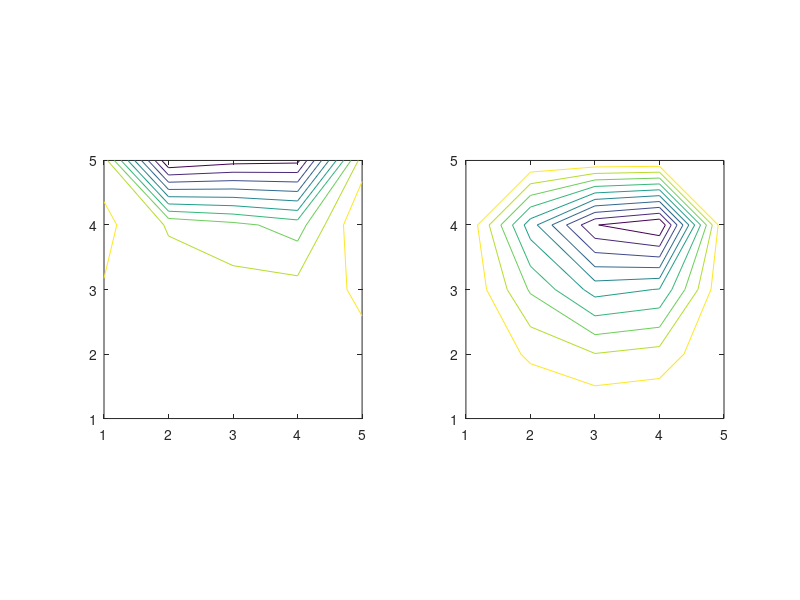

Source code (MATLAB):
clf;clear;clc;
% Problem Paramters
Re = 100;
nu=1/Re;                                            % Kinematic viscosity
ul=1;                                               % Lid velocity
% Grid Paramters
n=5;                                                % imax=jmax=n
h=1/(n-1);                                          % Grid step size
% Time March Paramters
mts=60;                                            % Maximum number of time steps
dt=.02;                                             % Time step size
cts=0;                                              % Current time step
% SOR Paramters
b=1.5;                                              % Over-relaxation factor
mk=100;                                            % Maximum number of SOR iterations
% Declare and Initialize
[v,s]=deal(zeros(n,n));                             % Vorticity and stream function
% Time March Loop
while cts<mts
    % Compute the boundary nodes vorticity
    for i=2:n-1
        v(i,1)=2*(s(i,1)-s(i,2))/(h*h);             % vorticity on bottom wall
        v(i,n)=2*(s(i,n)-s(i,n-1))/(h*h)-2*ul/h;    % vorticity on top wall
        v(1,i)=2*(s(1,i)-s(2,i))/(h*h);             % vorticity on left wall
        v(n,i)=2*(s(1,i)-s(n-1,i))/(h*h);           % vorticity on right wall
    end
    % Compute the interior nodes vorticity
    for i=2:n-1
        for j=2:n-1
            v(i,j)=(4*s(i,j)-s(i+1,j)-s(i-1,j)-s(i,j+1)-s(i,j-1))/(h*h);
        end
    end
    % Compute the interior nodes new time step vorticity
    for i=2:n-1
        for j=2:n-1
            v(i,j)=v(i,j)+dt*((((s(i+1,j)-s(i-1,j))*(v(i,j+1)-v(i,j-1)))/(4*h*h))...
                -(((v(i+1,j)-v(i-1,j))*(s(i,j+1)-s(i,j-1)))/(4*h*h))...
                +(v(i+1,j)+v(i-1,j)+v(i,j+1)+v(i,j-1)-4*v(i,j))*(nu/(h*h)));
        end
    end
    s
    v
    
    % Compute the interior nodes new time step stream function
    ck=0;                                           % Current iteration number
    while ck<mk
        for i=2:n-1
            for j=2:n-1
                s(i,j)=(1-b)*s(i,j)+(s(i+1,j)+s(i-1,j)+s(i,j+1)+s(i,j-1)+v(i,j)*(h*h))*(b/4);
            end
        end
        ck=ck+1;
    end
    
    s
    v
    
    cts=cts+1;                                      % Increment current time
    % Time March Plot
    subplot(121), contour(rot90(fliplr(v))), axis('square');            % Vorticity
    subplot(122), contour(rot90(fliplr(s))), axis('square');            % Stream function
    pause(0.01)
end
